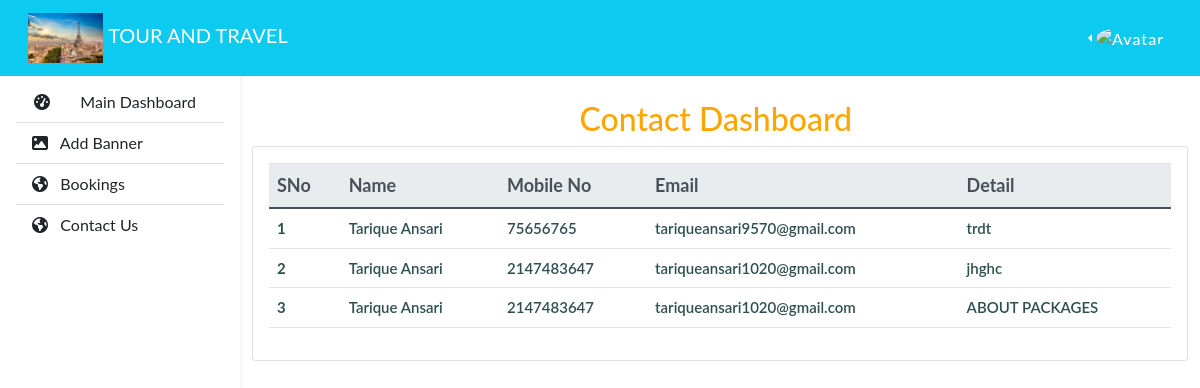
Page /admin/contact.php on the committed database.
### tables this page shows
CREATE TABLE `contact` (
  `id` int(11) NOT NULL,
  `name` varchar(255) NOT NULL,
  `number` int(255) NOT NULL,
  `email` varchar(100) NOT NULL,
  `detail` varchar(20) NOT NULL,
  `status` tinyint(255) NOT NULL DEFAULT 1
);

### admin/contact.php (the view, shortened to what this page needs)
<?php
include 'connection.php';
$sql = "SELECT* FROM contact where status=1";
$query = mysqli_query($conn, $sql);
while ($data = mysqli_fetch_assoc($query)) {
    $result[] = $data;
}
?>
<!DOCTYPE html>
<html lang="en">
<head>
    <link rel="stylesheet" href="https://cdn.jsdelivr.net/npm/bootstrap@4.6.2/dist/css/bootstrap.min.css">
</head>
<body>
<?php
    include("navbar.php");
    ?>
    <?php
    include("sidebar.php");
    ?>
    <main style="margin-top:100px;">
        <div class="container-fluid" style="margin-top:30px; margin-bottom:5%;">
            <div class="row">
                <div class="col-md-12">
                    <h2 style="margin-left: 35%; color:#ffa500;">Contact Dashboard</h2>
                    <div class="card">
                        <div class="card-body">
                            <table class="table table-hover">
                                <thead class="thead-light">
                                    <tr>
                                        <th scope="col">SNo</th>
                                        <th scope="col">Name</th>
                                        <th scope="col">Mobile No</th>
                                        <th scope="col">Email</th>
                                        <th scope="col">Detail</th>
                                    </tr>
                                </thead>
                                <tbody>
                                    <?php foreach ($result as $vl) {
                                    ?>
                                        <tr>
                                            <th scope="row">
                                                <?php echo $vl['id']
                                                ?>
                                            </th>
                                            <td>
                                                <?php echo $vl['name'] ?>
                                            </td>
                                            <td>
                                                <?php echo $vl['number'] ?>
                                            </td>
                                            <td>
                                                <?php echo $vl['email'] ?>
                                            </td>
                                            <td>
                                                <?php echo $vl['detail'] ?>
                                            </td>
                                        </tr>
                                    <?php } ?>
                                </tbody>
                            </table>
                        </div>
                    </div>
                </div>
            </div>
        </div>
    </main>

### admin/contact.php (style rules this page uses)
thead { font-size: 18px; font-family: sans-serif; color: #01ca8b; }
tbody { color: darkslategrey; font-size: 15px; font-weight: 600; font-family: 'Courier New', Courier, monospace; }

### admin/navbar.php (style rules this page uses)
body { background-color: #fbfbfb; }
@media (min-width: 991.98px) { main { padding-left: 240px; } }

### admin/sidebar.php (style rules this page uses)
* { margin: 0; padding: 0; box-sizing: border-box; text-decoration: none; list-style: none; scroll-behavior: smooth; font-family: 'Lato', sans-serif; }

### rows in the picture
contact: id "1", name "Tarique Ansari", number "75656765", email "tariqueansari9570@gmail.com", detail "trdt"
contact: id "2", name "Tarique Ansari", number "2147483647", email "tariqueansari1020@gmail.com", detail "jhghc"
contact: id "3", name "Tarique Ansari", number "2147483647", email "tariqueansari1020@gmail.com", detail "ABOUT PACKAGES"
